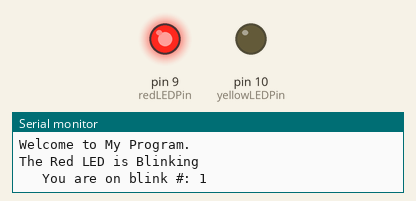
This sketch was run on a simulated Arduino Uno, built with avr-gcc and run on an emulated ATmega328P. Parts: output pins drawn as LEDs (lit = HIGH), the last lines printed to the serial monitor.

Above: at 0.12 s.
At 5.12 s:
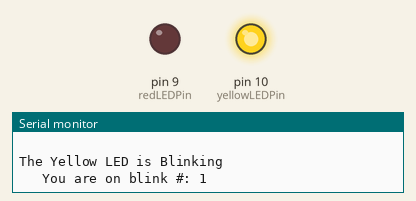
At 9.38 s:
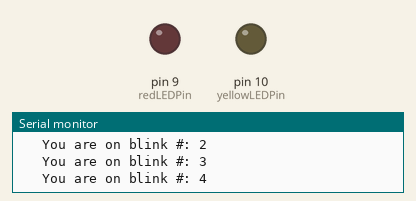
Timing chart, 0 to 9.8 s (numbered marks = the images above):
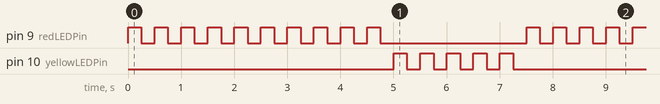

Measured:
- by itself, pin 9 (redLEDPin): repeats every 7.5 s: 9 × (LOW 0.25 s, HIGH 0.25 s), LOW 2.8 s, HIGH 0.25 s
- by itself, pin 10 (yellowLEDPin): repeats every 7.5 s: 4 × (LOW 0.25 s, HIGH 0.25 s), LOW 5.3 s, HIGH 0.25 s
- by itself, everything shown: repeats every 7.5 s, in 30 steps

The sketch:

LESSON_5-Working-With-Strings-In-Arduino.ino
```cpp
int redLEDPin=9;   // Declaring red Led Pin as an int and set to 9
int yellowLEDPin=10;   // Declaring yellow Led Pin as an int and set it to 10
int redOnTime=250;    // This is the red on time
int redOffTime=250;   // This is the red off time
int yellowOnTime=250; // This is the yellow on time
int yellowOffTime=250;  // This is the yellow off time
int numRedBlink=10; // Number of times to blink the red led
int numYellowBlink=5;// Number of time to blink the yellow led
String redMessage="The Red LED is Blinking"; // Declaring the String Variable
String yellowMessage="The Yellow LED is Blinking"; // Declaring the String Variable

void setup() {
  Serial.begin(115200);
  String wm1="Welcome to ";  // Declare String var and assign a value.
  String wm2="My Program."; // Declare String Variable and assigning a value
  String wm3;  // Declaring empty variable
  wm3= wm1+wm2;
  Serial.println(wm3);
  pinMode(redLEDPin, OUTPUT);
  pinMode(yellowLEDPin, OUTPUT);
}

void loop() {

Serial.println(redMessage);
  for (int j=1; j<=numRedBlink; j=j+1) {
    Serial.print("   You are on blink #: ");
    Serial.println(j);
    digitalWrite(redLEDPin, HIGH);  // Turen the red LED on
    delay(redOnTime);   // Wait
    digitalWrite(redLEDPin, LOW); // Turn the red LED off
    delay(redOffTime); // Wait
  }

Serial.println(" ");
Serial.println(yellowMessage);
  for (int j=1; j<=numYellowBlink; j=j+1) {
    Serial.print("   You are on blink #: ");
    Serial.println(j);
    digitalWrite(yellowLEDPin, HIGH);  // Turen the yellow LED on
    delay(yellowOnTime);   // Wait
    digitalWrite(yellowLEDPin, LOW); // Turn the yellow LED off
    delay(yellowOffTime); // Wait
  }

}
```
